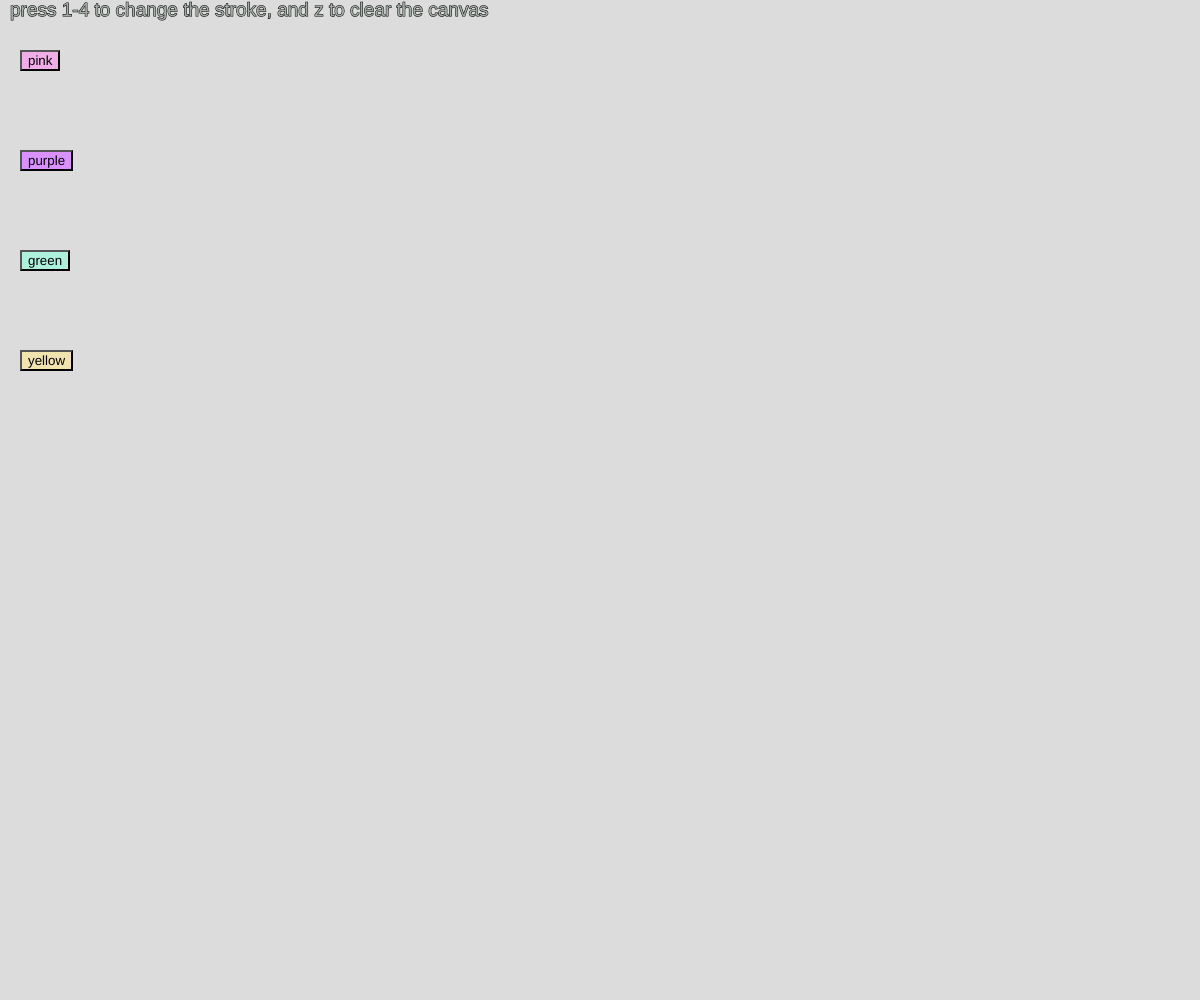
Frame 1 (no input)
Frame 60 (no input): identical to frame 1, image omitted
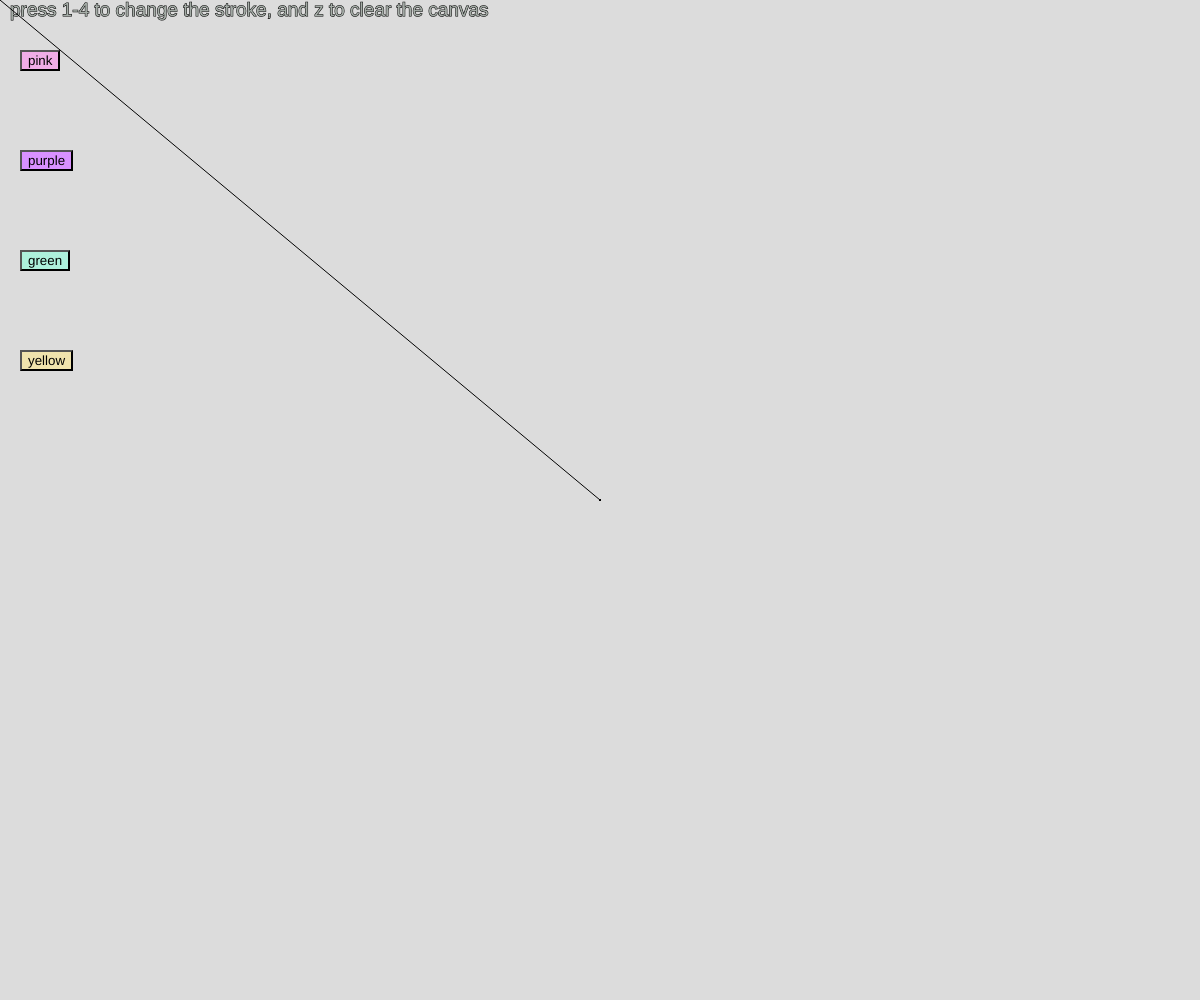
Frame 120 (the mouse pressed at the canvas centre since frame 60)

The p5.js sketch that drew these frames (run headless with seeded random() and noise() and a simulated clock; from frame 60 on, the mouse is pressed at the canvas centre):

// p5.js sketch
// ── sketch.js
//create variables for your buttons
var ekorts = 1

var pinkButton;
var purpleButton;
var greenButton;
var yellowButton;

function setup() {

  createCanvas(windowWidth, windowHeight);
  background(220);
  stroke(0);

  //some text for instructions
  textSize(19);
  fill(165, 173, 167)
  text('press 1-4 to change the stroke, and z to clear the canvas', 10, 16);
  
  //pink
  pinkButton = createButton('pink');
  pinkButton.position(20,50);
  pinkButton.style('background-color',color(240, 173, 231))
  pinkButton.mousePressed(turnPink);
  
  purpleButton = createButton('purple');
  purpleButton.position(20,150);
  purpleButton.style('background-color',color(217, 145, 255))
  purpleButton.mousePressed(turnPurple);
  
  greenButton = createButton('green');
  greenButton.position(20,250);
  greenButton.style('background-color',color(173, 240, 219))
  greenButton.mousePressed(turnGreen);
  
  yellowButton = createButton('yellow');
  yellowButton.position(20,350);
  yellowButton.style('background-color',color(240, 227, 173))
  yellowButton.mousePressed(turnYellow);
}

function draw() {
  if (mouseIsPressed) {
    strokeWeight(ekorts)
    line(mouseX, mouseY, pmouseX, pmouseY);
  }
   if (keyIsPressed) {
    if (key == '1') {
      ekorts = (1);
    }
    if (key == '2') {
      ekorts = (4);
    }
    if (key == '3') {
      ekorts = (8);
    }
    if (key == '4') {
      ekorts = (12);
    }
     if (key == 'z') {
      //clear();
      background(220)
      
      
    }
  
  }

}

//define the call back functions to run when the buttons are clicked
function turnPink() {
  stroke(240, 173, 231);
}

function turnPurple() {
  stroke(217, 145, 255);
}

function turnGreen() {
  stroke(125, 250, 158);
}
function turnYellow() {
  stroke(240, 227, 173);
}
